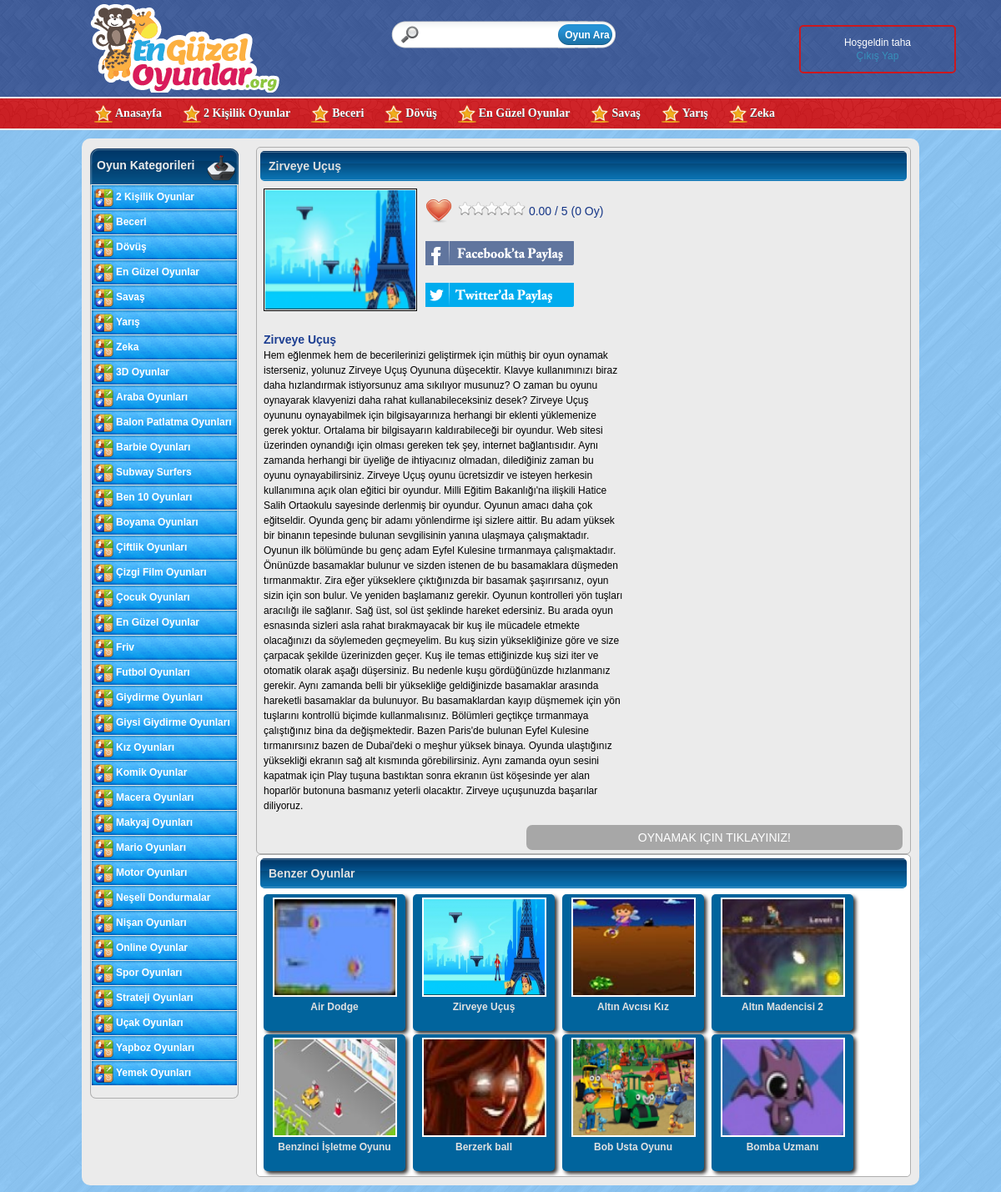
The page /aciklama.php?id=45 (signed in, upper part) on the database its author committed.
### tables this page shows
CREATE TABLE IF NOT EXISTS `tbl_kategoriler` (
  `id` int(11) NOT NULL AUTO_INCREMENT,
  `kategori_adi` varchar(50) NOT NULL,
  `kategori_sef` varchar(100) NOT NULL,
  `yatay_durum` int(10) NOT NULL DEFAULT '0',
  PRIMARY KEY (`id`)
);

CREATE TABLE IF NOT EXISTS `tbl_oyunlar` (
  `id` int(11) NOT NULL AUTO_INCREMENT,
  `oyun_adi` varchar(100) NOT NULL,
  `oyun_sef` varchar(100) NOT NULL,
  `aciklama` longtext NOT NULL,
  `kategori_id` int(11) NOT NULL,
  `ekleme_tarihi` date NOT NULL,
  `resim` varchar(100) NOT NULL,
  `oyun` varchar(100) NOT NULL,
  `begeni` int(11) NOT NULL DEFAULT '0',
  `tiklanma` int(11) NOT NULL DEFAULT '0',
  PRIMARY KEY (`id`)
);

### aciklama.php (the view, shortened to what this page needs)
<!DOCTYPE html>
<html>
<?php require_once  'include/head.php'; ?>
<body>
	<div class="header">
		<?php require_once  'include/header.php'; ?>
	</div>
	<div class="govde">
		<?php require_once  'include/sidebar.php'; ?>
		<div class="content" >
			<div class="oyunlar" style="background-color: transparent;">
				<?php
 include("baglanti.php");
               $gelenId=$_GET['id'];
$sql="SELECT * FROM tbl_oyunlar WHERE id=$gelenId" ;
$sorgula=mysqli_query($vt,$sql);
while($result=mysqli_fetch_array($sorgula))
{
	extract($result);
	echo "
	<div class='oyunlar-header'>
					<h2>$oyun_adi</h2>
				</div>
				<div class='content-box'>
					<div class='oyun-img'><img src='admin/$resim'></div>
					<div class='oyun-share'>
					<p class='oylama' itemprop='aggregateRating' itemscope=' itemtype='http://schema.org/AggregateRating'>
      <span id='file_rating' itemprop='ratingValue'><span class='star star_empty' title='0 / 5' style='cursor: pointer;'></span><span class='star star_empty' title='0 / 5' style='cursor: pointer;'></span><span class='star star_empty' title='0 / 5' style='cursor: pointer;'></span><span class='star star_empty' title='0 / 5' style='cursor: pointer;'></span><span class='star star_empty' title='0 / 5' style='cursor: pointer;'></span></span>
      <meta itemprop='bestRating' content='5'>
	  <meta itemprop='ratingCount' content='0'>
      <span class='oy'>0.00</span> / 5 (0 Oy)</p>
					<a href='http://www.facebook.com/sharer.php?u=http%3A%2F%2Fwww.enguzeloyunlar.org%2Fg1578&amp;t=Ate%C5%9F+ve+Su+2016+-+EN+G%C3%9CZEL+OYUNLAR+OYNA' rel='nofollow' target='_blank' class='face'></a>
					<a href='http://twitter.com/home?status=Zirveye+U%C3%A7u%C5%9F+Oyunu+oyunu+oyna+-+http%3A%2F%2Fwww.enguzeloyunlar.org%2Fg1882' rel='nofollow' target='_blank' class='tweet'></a>
					</div>
					<div class='oyun-aciklama'>
						<p class='aciklama-metin'>
						<span style='color: #1c3e91;font-size: 14px;font-weight: bold;'>$oyun_adi</span><br>
						<span>$aciklama</span>
						<p>
					</div>
				</div>
				<p class='oyna'><a href='http://localhost/enguzeloyunlar/oyna?id=$id' title='$oyun_adi'>Oynamak için tıklayınız!</a></p>";
}
?>
			</div>
					<div class='oyunlar'>
				<div class='oyunlar-header'>
					<h2>Benzer Oyunlar</h2>
				</div>
			<?php
 include("baglanti.php");
$sql="SELECT * FROM tbl_oyunlar WHERE kategori_id=$kategori_id Limit 8";
$sorgula=mysqli_query($vt,$sql);
while($result=mysqli_fetch_array($sorgula))
{
	extract($result);
	echo "
				<div class='oyun-kutu'>
					<a href='http://localhost/enguzeloyunlar/aciklama.php?id=$id' title='$oyun_adi'>
						<img src='http://localhost/enguzeloyunlar/admin/$resim' width='145' height='115' alt='' border='0'>
						$oyun_adi
					</a>
				</div>
			";
		} ?>
		</div>
		</div>
	</div>
</body>
</html>

### include/yataymenu.php (shortened to what this page needs)
<div class="ortala">
	<ul class="yatay-menu">
		<li><a href='http://localhost/enguzeloyunlar/index.php'>Anasayfa</a></li>
	<?php
 include("baglanti.php");
$sql="SELECT * FROM tbl_kategoriler WHERE yatay_durum=1 " ;
$sorgula=mysqli_query($vt,$sql);
while($result=mysqli_fetch_array($sorgula))
{
	extract($result);
	echo "<li><a href='http://localhost/enguzeloyunlar/	$kategori_sef/'>$kategori_adi</a></li>";
}
?>
				</ul>
			</div>

### include/sidebar.php
<div class="sidebar">
			<div class="side-header">
				<span>Oyun Kategorileri</span>
			</div>
			<div class="side-body">
				<ul class="dikey-menu">
					<?php
 					include("baglanti.php");
					$sql="SELECT * FROM tbl_kategoriler " ;
					$sorgula=mysqli_query($vt,$sql);
					while($result=mysqli_fetch_array($sorgula))
						{
							extract($result);
							echo "<li><a href='http://localhost/enguzeloyunlar/	$kategori_sef/'' title='$kategori_adi'>$kategori_adi</a></li>";
						}
?>
				</ul>
			</div>
		</div>

### rows shown on the page
tbl_kategoriler: kategori_adi "2 Kişilik Oyunlar"
tbl_kategoriler: kategori_adi "Beceri"
tbl_kategoriler: kategori_adi "Dövüş"
tbl_kategoriler: kategori_adi "En Güzel Oyunlar"
tbl_kategoriler: kategori_adi "Savaş"
tbl_kategoriler: kategori_adi "Yarış"
tbl_kategoriler: kategori_adi "Zeka"
tbl_kategoriler: kategori_adi "3D Oyunlar"
tbl_kategoriler: kategori_adi "Araba Oyunları"
tbl_kategoriler: kategori_adi "Balon Patlatma Oyunları"
tbl_kategoriler: kategori_adi "Barbie Oyunları"
tbl_kategoriler: kategori_adi "Subway Surfers"
tbl_kategoriler: kategori_adi "Ben 10 Oyunları"
tbl_kategoriler: kategori_adi "Boyama Oyunları"
tbl_kategoriler: kategori_adi "Çiftlik Oyunları"
tbl_kategoriler: kategori_adi "Çizgi Film Oyunları"
tbl_kategoriler: kategori_adi "Çocuk Oyunları"
tbl_kategoriler: kategori_adi "En Güzel Oyunlar"
tbl_kategoriler: kategori_adi "Friv"
tbl_kategoriler: kategori_adi "Futbol Oyunları"
tbl_kategoriler: kategori_adi "Giydirme Oyunları"
tbl_kategoriler: kategori_adi "Giysi Giydirme Oyunları"
tbl_kategoriler: kategori_adi "Kız Oyunları"
tbl_kategoriler: kategori_adi "Komik Oyunlar"
tbl_kategoriler: kategori_adi "Macera Oyunları"
tbl_kategoriler: kategori_adi "Makyaj Oyunları"
tbl_kategoriler: kategori_adi "Mario Oyunları"
tbl_kategoriler: kategori_adi "Motor Oyunları"
tbl_kategoriler: kategori_adi "Neşeli Dondurmalar"
tbl_kategoriler: kategori_adi "Nişan Oyunları"
tbl_kategoriler: kategori_adi "Online Oyunlar"
tbl_kategoriler: kategori_adi "Spor Oyunları"
tbl_kategoriler: kategori_adi "Strateji Oyunları"
tbl_kategoriler: kategori_adi "Uçak Oyunları"
tbl_kategoriler: kategori_adi "Yapboz Oyunları"
tbl_kategoriler: kategori_adi "Yemek Oyunları"
tbl_oyunlar: oyun_adi "Zirveye Uçuş", resim (picture), aciklama "Hem eğlenmek hem de becerilerinizi geliştirmek için müthiş bir oyun oynamak isterseniz, yolunuz Zirveye Uçuş Oyununa düşecektir. Klavye kullanımınızı biraz daha hızlandırmak istiyorsunuz ama sıkılıyor musunuz? O zaman bu oyunu oynayarak klavyenizi daha rahat kullanabileceksiniz desek? Zirveye Uçuş oyununu oynayabilmek için bilgisayarınıza herhangi bir eklenti yüklemenize gerek yoktur. Ortalama bir bilgisayarın kaldırabileceği bir oyundur. Web sitesi üzerinden oynandığı için olması gereken tek şey, internet bağlantısıdır. Aynı zamanda herhangi bir üyeliğe de ihtiyacınız olmadan, dilediğiniz zaman bu oyunu oynayabilirsiniz. Zirveye Uçuş oyunu ücretsizdir ve isteyen herkesin kullanımına açık…"
tbl_oyunlar: resim (picture), oyun_adi "Air Dodge"
tbl_oyunlar: resim (picture), oyun_adi "Altın Avcısı Kız"
tbl_oyunlar: resim (picture), oyun_adi "Altın Madencisi 2"
tbl_oyunlar: resim (picture), oyun_adi "Benzinci İşletme Oyunu"
tbl_oyunlar: resim (picture), oyun_adi "Berzerk ball"
tbl_oyunlar: resim (picture), oyun_adi "Bob Usta Oyunu"
tbl_oyunlar: resim (picture), oyun_adi "Bomba Uzmanı"

### other values the page prints
$_SESSION['k_adi'] "taha"
